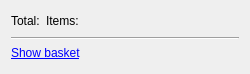
<?xml version="1.0" encoding="UTF-8"?>
<ui version="4.0">
 <class>Form</class>
 <widget class="QWidget" name="Form">
  <property name="geometry">
   <rect>
    <x>0</x>
    <y>0</y>
    <width>250</width>
    <height>74</height>
   </rect>
  </property>
  <property name="windowTitle">
   <string>Form</string>
  </property>
  <layout class="QVBoxLayout" name="verticalLayout">
   <item>
    <layout class="QHBoxLayout" name="horizontalLayout">
     <item>
      <widget class="QLabel" name="totalL">
       <property name="text">
        <string>Total:</string>
       </property>
      </widget>
     </item>
     <item>
      <widget class="QLabel" name="itemsL">
       <property name="text">
        <string>Items:</string>
       </property>
      </widget>
     </item>
     <item>
      <spacer name="horizontalSpacer">
       <property name="orientation">
        <enum>Qt::Horizontal</enum>
       </property>
       <property name="sizeHint" stdset="0">
        <size>
         <width>40</width>
         <height>20</height>
        </size>
       </property>
      </spacer>
     </item>
    </layout>
   </item>
   <item>
    <widget class="Line" name="line">
     <property name="orientation">
      <enum>Qt::Horizontal</enum>
     </property>
    </widget>
   </item>
   <item>
    <widget class="QLabel" name="showBasketL">
     <property name="text">
      <string>&lt;html&gt;&lt;head/&gt;&lt;body&gt;&lt;p&gt;&lt;a href=&quot;showBasket://&quot;&gt;&lt;span style=&quot; text-decoration: underline; color:#0000ff;&quot;&gt;Show basket&lt;/span&gt;&lt;/a&gt;&lt;/p&gt;&lt;/body&gt;&lt;/html&gt;</string>
     </property>
    </widget>
   </item>
   <item>
    <spacer name="verticalSpacer">
     <property name="orientation">
      <enum>Qt::Vertical</enum>
     </property>
     <property name="sizeHint" stdset="0">
      <size>
       <width>20</width>
       <height>13</height>
      </size>
     </property>
    </spacer>
   </item>
  </layout>
 </widget>
 <resources/>
 <connections/>
</ui>
